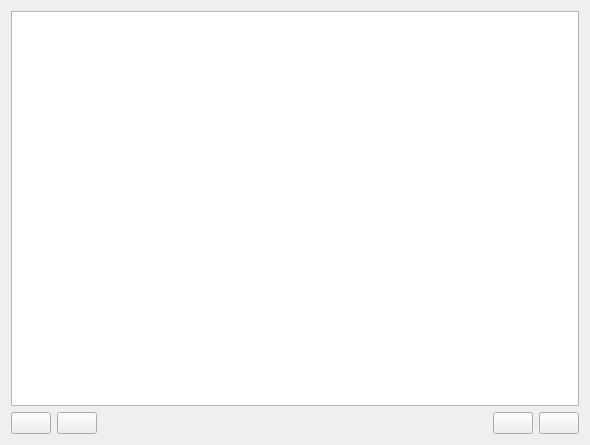
<ui version="4.0" >
 <class>CrewWidget</class>
 <widget class="QWidget" name="CrewWidget" >
  <property name="geometry" >
   <rect>
    <x>0</x>
    <y>0</y>
    <width>590</width>
    <height>445</height>
   </rect>
  </property>
  <property name="windowTitle" >
   <string>Crews</string>
  </property>
  <layout class="QGridLayout" >
   <item row="0" column="0" >
    <layout class="QVBoxLayout" >
     <item>
      <widget class="QTableView" name="crewTable" />
     </item>
     <item>
      <layout class="QHBoxLayout" >
       <item>
        <widget class="QPushButton" name="pushButton_new" >
         <property name="text" >
          <string/>
         </property>
         <property name="icon" >
          <iconset resource="../qAirLog.qrc" >:/images/images/adept_install.png</iconset>
         </property>
        </widget>
       </item>
       <item>
        <widget class="QPushButton" name="pushButton_delete" >
         <property name="text" >
          <string/>
         </property>
         <property name="icon" >
          <iconset resource="../qAirLog.qrc" >:/images/images/adept_purge.png</iconset>
         </property>
        </widget>
       </item>
       <item>
        <spacer>
         <property name="orientation" >
          <enum>Qt::Horizontal</enum>
         </property>
         <property name="sizeHint" >
          <size>
           <width>20</width>
           <height>20</height>
          </size>
         </property>
        </spacer>
       </item>
       <item>
        <widget class="QPushButton" name="pushButton_revert" >
         <property name="text" >
          <string/>
         </property>
         <property name="icon" >
          <iconset resource="../qAirLog.qrc" >:/images/images/button_cancel.png</iconset>
         </property>
        </widget>
       </item>
       <item>
        <widget class="QPushButton" name="pushButton_submit" >
         <property name="text" >
          <string/>
         </property>
         <property name="icon" >
          <iconset resource="../qAirLog.qrc" >:/images/images/button_ok.png</iconset>
         </property>
        </widget>
       </item>
      </layout>
     </item>
    </layout>
   </item>
  </layout>
 </widget>
 <resources/>
 <connections/>
</ui>
